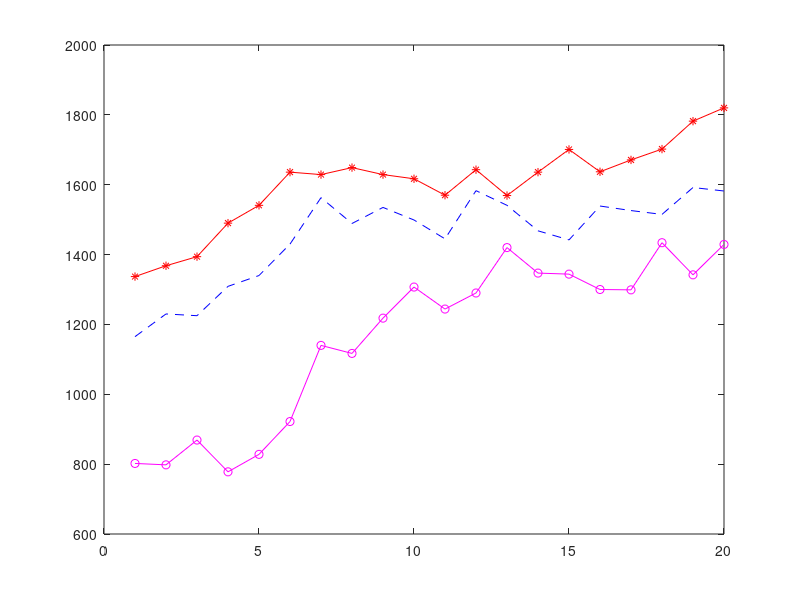
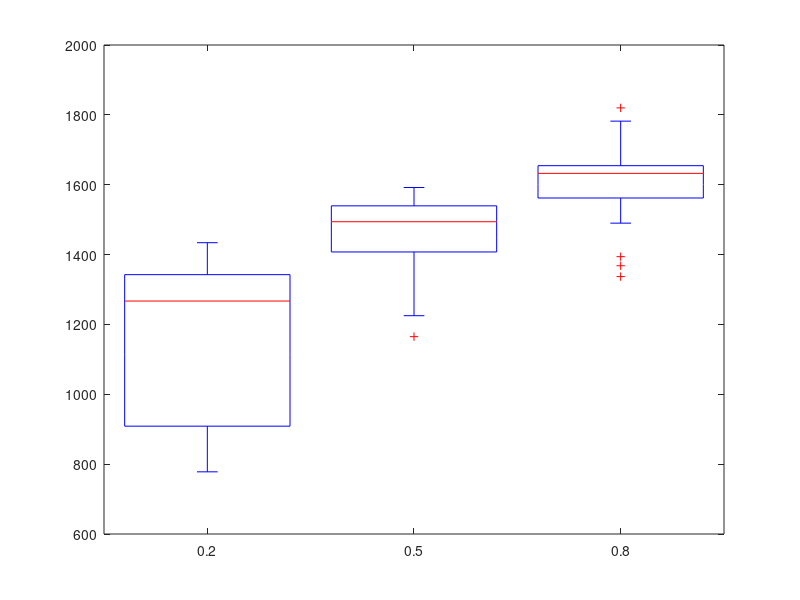

The MATLAB script that drew these images, in order:

%Group T9

%Plots for Varying Crossover Rate


%0.2
data1 = [802,798,869,778,828,922,1140,1117,1218,1307,1244,1290,1420,1347,1344,1300,1299,1434,1342,1429];

%0.5
data2 = [1165,1230,1225,1309,1340,1430,1563,1489,1535,1499,1445,1583,1541,1468,1442,1539,1526,1515,1592,1582];

%0.8
data3 = [1337,1368,1394,1490,1541,1636,1629,1649,1629,1617,1570,1643,1569,1636,1701,1637,1671,1702,1782,1820];

%generation
data4 = [1,2,3,4,5,6,7,8,9,10,11,12,13,14,15,16,17,18,19,20];

h1=figure;
plot(data4,data1,'-om');

hold on
plot(data4,data2,'--b');
hold off

hold on
plot(data4, data3, '-*r');
hold off


h2=figure;
boxplot([data1',data2',data3'], 'Notch', 'off', 'Labels', {'0.2','0.5','0.8'});

p = ranksum(data1, data2);
x = ranksum(data2, data3);
y = ranksum(data1, data2);

